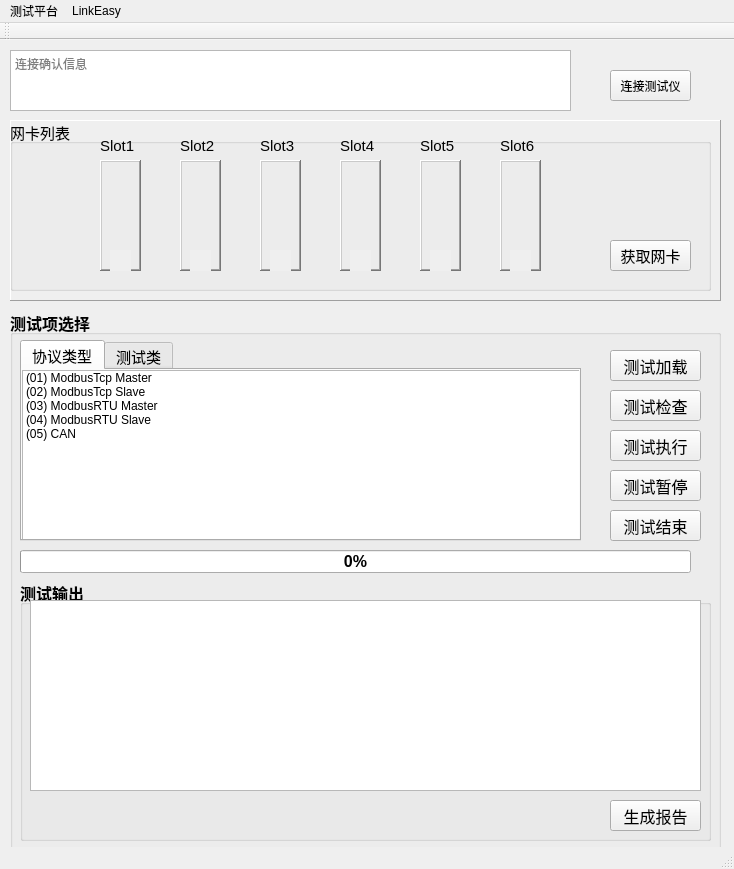
<?xml version="1.0" encoding="UTF-8"?>
<ui version="4.0">
 <class>MainWindow</class>
 <widget class="QMainWindow" name="MainWindow">
  <property name="geometry">
   <rect>
    <x>0</x>
    <y>0</y>
    <width>734</width>
    <height>869</height>
   </rect>
  </property>
  <property name="windowTitle">
   <string>MainWindow</string>
  </property>
  <widget class="QWidget" name="centralWidget">
   <widget class="QTextBrowser" name="info_1">
    <property name="geometry">
     <rect>
      <x>10</x>
      <y>10</y>
      <width>561</width>
      <height>61</height>
     </rect>
    </property>
    <property name="placeholderText">
     <string>连接确认信息</string>
    </property>
   </widget>
   <widget class="QPushButton" name="btn_Connect">
    <property name="geometry">
     <rect>
      <x>610</x>
      <y>30</y>
      <width>81</width>
      <height>31</height>
     </rect>
    </property>
    <property name="text">
     <string>连接测试仪</string>
    </property>
   </widget>
   <widget class="QFrame" name="frame">
    <property name="geometry">
     <rect>
      <x>10</x>
      <y>80</y>
      <width>711</width>
      <height>181</height>
     </rect>
    </property>
    <property name="frameShape">
     <enum>QFrame::Panel</enum>
    </property>
    <property name="frameShadow">
     <enum>QFrame::Raised</enum>
    </property>
    <property name="lineWidth">
     <number>1</number>
    </property>
    <property name="midLineWidth">
     <number>0</number>
    </property>
    <widget class="QGroupBox" name="groupBox_2">
     <property name="geometry">
      <rect>
       <x>0</x>
       <y>0</y>
       <width>701</width>
       <height>171</height>
      </rect>
     </property>
     <property name="font">
      <font>
       <pointsize>11</pointsize>
      </font>
     </property>
     <property name="title">
      <string>网卡列表</string>
     </property>
     <widget class="QLabel" name="c6">
      <property name="geometry">
       <rect>
        <x>500</x>
        <y>130</y>
        <width>21</width>
        <height>21</height>
       </rect>
      </property>
      <property name="autoFillBackground">
       <bool>true</bool>
      </property>
      <property name="frameShape">
       <enum>QFrame::NoFrame</enum>
      </property>
      <property name="frameShadow">
       <enum>QFrame::Sunken</enum>
      </property>
      <property name="text">
       <string/>
      </property>
     </widget>
     <widget class="QLabel" name="c5">
      <property name="geometry">
       <rect>
        <x>420</x>
        <y>130</y>
        <width>21</width>
        <height>21</height>
       </rect>
      </property>
      <property name="autoFillBackground">
       <bool>true</bool>
      </property>
      <property name="frameShape">
       <enum>QFrame::NoFrame</enum>
      </property>
      <property name="frameShadow">
       <enum>QFrame::Sunken</enum>
      </property>
      <property name="text">
       <string/>
      </property>
     </widget>
     <widget class="QLabel" name="c3">
      <property name="geometry">
       <rect>
        <x>260</x>
        <y>130</y>
        <width>21</width>
        <height>21</height>
       </rect>
      </property>
      <property name="autoFillBackground">
       <bool>true</bool>
      </property>
      <property name="frameShape">
       <enum>QFrame::NoFrame</enum>
      </property>
      <property name="frameShadow">
       <enum>QFrame::Sunken</enum>
      </property>
      <property name="text">
       <string/>
      </property>
     </widget>
     <widget class="myLabel" name="l4">
      <property name="geometry">
       <rect>
        <x>330</x>
        <y>40</y>
        <width>41</width>
        <height>111</height>
       </rect>
      </property>
      <property name="frameShape">
       <enum>QFrame::WinPanel</enum>
      </property>
      <property name="frameShadow">
       <enum>QFrame::Raised</enum>
      </property>
      <property name="text">
       <string/>
      </property>
     </widget>
     <widget class="QLabel" name="c1">
      <property name="geometry">
       <rect>
        <x>100</x>
        <y>130</y>
        <width>21</width>
        <height>21</height>
       </rect>
      </property>
      <property name="autoFillBackground">
       <bool>true</bool>
      </property>
      <property name="frameShape">
       <enum>QFrame::NoFrame</enum>
      </property>
      <property name="frameShadow">
       <enum>QFrame::Plain</enum>
      </property>
      <property name="text">
       <string/>
      </property>
     </widget>
     <widget class="myLabel" name="l2">
      <property name="geometry">
       <rect>
        <x>170</x>
        <y>40</y>
        <width>41</width>
        <height>111</height>
       </rect>
      </property>
      <property name="frameShape">
       <enum>QFrame::WinPanel</enum>
      </property>
      <property name="frameShadow">
       <enum>QFrame::Raised</enum>
      </property>
      <property name="text">
       <string/>
      </property>
     </widget>
     <widget class="myLabel" name="l5">
      <property name="geometry">
       <rect>
        <x>410</x>
        <y>40</y>
        <width>41</width>
        <height>111</height>
       </rect>
      </property>
      <property name="frameShape">
       <enum>QFrame::WinPanel</enum>
      </property>
      <property name="frameShadow">
       <enum>QFrame::Raised</enum>
      </property>
      <property name="text">
       <string/>
      </property>
     </widget>
     <widget class="myLabel" name="l3">
      <property name="geometry">
       <rect>
        <x>250</x>
        <y>40</y>
        <width>41</width>
        <height>111</height>
       </rect>
      </property>
      <property name="frameShape">
       <enum>QFrame::WinPanel</enum>
      </property>
      <property name="frameShadow">
       <enum>QFrame::Raised</enum>
      </property>
      <property name="text">
       <string/>
      </property>
     </widget>
     <widget class="QLabel" name="c4">
      <property name="geometry">
       <rect>
        <x>340</x>
        <y>130</y>
        <width>21</width>
        <height>21</height>
       </rect>
      </property>
      <property name="autoFillBackground">
       <bool>true</bool>
      </property>
      <property name="frameShape">
       <enum>QFrame::NoFrame</enum>
      </property>
      <property name="frameShadow">
       <enum>QFrame::Raised</enum>
      </property>
      <property name="text">
       <string/>
      </property>
     </widget>
     <widget class="QLabel" name="c2">
      <property name="geometry">
       <rect>
        <x>180</x>
        <y>130</y>
        <width>21</width>
        <height>21</height>
       </rect>
      </property>
      <property name="autoFillBackground">
       <bool>true</bool>
      </property>
      <property name="frameShape">
       <enum>QFrame::NoFrame</enum>
      </property>
      <property name="frameShadow">
       <enum>QFrame::Raised</enum>
      </property>
      <property name="text">
       <string/>
      </property>
     </widget>
     <widget class="myLabel" name="l6">
      <property name="geometry">
       <rect>
        <x>490</x>
        <y>40</y>
        <width>41</width>
        <height>111</height>
       </rect>
      </property>
      <property name="frameShape">
       <enum>QFrame::WinPanel</enum>
      </property>
      <property name="frameShadow">
       <enum>QFrame::Raised</enum>
      </property>
      <property name="text">
       <string/>
      </property>
     </widget>
     <widget class="myLabel" name="l1">
      <property name="geometry">
       <rect>
        <x>90</x>
        <y>40</y>
        <width>41</width>
        <height>111</height>
       </rect>
      </property>
      <property name="frameShape">
       <enum>QFrame::WinPanel</enum>
      </property>
      <property name="frameShadow">
       <enum>QFrame::Raised</enum>
      </property>
      <property name="text">
       <string/>
      </property>
     </widget>
     <widget class="QPushButton" name="btn_ok">
      <property name="geometry">
       <rect>
        <x>600</x>
        <y>120</y>
        <width>81</width>
        <height>31</height>
       </rect>
      </property>
      <property name="text">
       <string>获取网卡</string>
      </property>
     </widget>
     <widget class="QLabel" name="label">
      <property name="geometry">
       <rect>
        <x>90</x>
        <y>20</y>
        <width>54</width>
        <height>12</height>
       </rect>
      </property>
      <property name="text">
       <string>Slot1</string>
      </property>
     </widget>
     <widget class="QLabel" name="label_2">
      <property name="geometry">
       <rect>
        <x>170</x>
        <y>20</y>
        <width>54</width>
        <height>12</height>
       </rect>
      </property>
      <property name="text">
       <string>Slot2</string>
      </property>
     </widget>
     <widget class="QLabel" name="label_3">
      <property name="geometry">
       <rect>
        <x>250</x>
        <y>20</y>
        <width>54</width>
        <height>12</height>
       </rect>
      </property>
      <property name="text">
       <string>Slot3</string>
      </property>
     </widget>
     <widget class="QLabel" name="label_4">
      <property name="geometry">
       <rect>
        <x>330</x>
        <y>20</y>
        <width>54</width>
        <height>12</height>
       </rect>
      </property>
      <property name="text">
       <string>Slot4</string>
      </property>
     </widget>
     <widget class="QLabel" name="label_5">
      <property name="geometry">
       <rect>
        <x>410</x>
        <y>20</y>
        <width>54</width>
        <height>12</height>
       </rect>
      </property>
      <property name="text">
       <string>Slot5</string>
      </property>
     </widget>
     <widget class="QLabel" name="label_6">
      <property name="geometry">
       <rect>
        <x>490</x>
        <y>20</y>
        <width>54</width>
        <height>12</height>
       </rect>
      </property>
      <property name="text">
       <string>Slot6</string>
      </property>
     </widget>
     <zorder>l1</zorder>
     <zorder>l3</zorder>
     <zorder>l5</zorder>
     <zorder>l6</zorder>
     <zorder>c6</zorder>
     <zorder>c5</zorder>
     <zorder>c3</zorder>
     <zorder>l4</zorder>
     <zorder>c1</zorder>
     <zorder>l2</zorder>
     <zorder>c4</zorder>
     <zorder>c2</zorder>
     <zorder>btn_ok</zorder>
     <zorder>label</zorder>
     <zorder>label_2</zorder>
     <zorder>label_3</zorder>
     <zorder>label_4</zorder>
     <zorder>label_5</zorder>
     <zorder>label_6</zorder>
    </widget>
   </widget>
   <widget class="QGroupBox" name="groupBox">
    <property name="geometry">
     <rect>
      <x>10</x>
      <y>270</y>
      <width>711</width>
      <height>541</height>
     </rect>
    </property>
    <property name="font">
     <font>
      <pointsize>12</pointsize>
      <weight>75</weight>
      <bold>true</bold>
     </font>
    </property>
    <property name="title">
     <string>测试项选择</string>
    </property>
    <widget class="QTabWidget" name="tabWidget">
     <property name="geometry">
      <rect>
       <x>10</x>
       <y>30</y>
       <width>561</width>
       <height>201</height>
      </rect>
     </property>
     <property name="font">
      <font>
       <pointsize>11</pointsize>
       <weight>50</weight>
       <bold>false</bold>
      </font>
     </property>
     <property name="currentIndex">
      <number>0</number>
     </property>
     <property name="usesScrollButtons">
      <bool>false</bool>
     </property>
     <widget class="QWidget" name="tab">
      <attribute name="title">
       <string>协议类型</string>
      </attribute>
      <widget class="QListWidget" name="listWidget">
       <property name="geometry">
        <rect>
         <x>0</x>
         <y>0</y>
         <width>561</width>
         <height>171</height>
        </rect>
       </property>
       <property name="font">
        <font>
         <pointsize>9</pointsize>
        </font>
       </property>
       <item>
        <property name="text">
         <string>(01) ModbusTcp Master</string>
        </property>
       </item>
       <item>
        <property name="text">
         <string>(02) ModbusTcp Slave</string>
        </property>
       </item>
       <item>
        <property name="text">
         <string>(03) ModbusRTU Master</string>
        </property>
       </item>
       <item>
        <property name="text">
         <string>(04) ModbusRTU Slave</string>
        </property>
       </item>
       <item>
        <property name="text">
         <string>(05) CAN</string>
        </property>
       </item>
      </widget>
     </widget>
     <widget class="QWidget" name="tab_2">
      <attribute name="title">
       <string>测试类</string>
      </attribute>
      <widget class="QTextBrowser" name="typeInfo">
       <property name="geometry">
        <rect>
         <x>340</x>
         <y>0</y>
         <width>221</width>
         <height>171</height>
        </rect>
       </property>
       <property name="font">
        <font>
         <weight>50</weight>
         <bold>false</bold>
        </font>
       </property>
      </widget>
      <widget class="QListWidget" name="listWidget_2">
       <property name="geometry">
        <rect>
         <x>0</x>
         <y>0</y>
         <width>341</width>
         <height>171</height>
        </rect>
       </property>
      </widget>
      <zorder>listWidget_2</zorder>
      <zorder>typeInfo</zorder>
     </widget>
    </widget>
    <widget class="QPushButton" name="btn_loadtest">
     <property name="geometry">
      <rect>
       <x>600</x>
       <y>40</y>
       <width>91</width>
       <height>31</height>
      </rect>
     </property>
     <property name="font">
      <font>
       <weight>50</weight>
       <bold>false</bold>
      </font>
     </property>
     <property name="text">
      <string>测试加载</string>
     </property>
    </widget>
    <widget class="QPushButton" name="btn_checktest">
     <property name="geometry">
      <rect>
       <x>600</x>
       <y>80</y>
       <width>91</width>
       <height>31</height>
      </rect>
     </property>
     <property name="font">
      <font>
       <weight>50</weight>
       <bold>false</bold>
      </font>
     </property>
     <property name="text">
      <string>测试检查</string>
     </property>
    </widget>
    <widget class="QPushButton" name="btn_starttest">
     <property name="geometry">
      <rect>
       <x>600</x>
       <y>120</y>
       <width>91</width>
       <height>31</height>
      </rect>
     </property>
     <property name="font">
      <font>
       <weight>50</weight>
       <bold>false</bold>
       <stylestrategy>PreferDefault</stylestrategy>
      </font>
     </property>
     <property name="text">
      <string>测试执行</string>
     </property>
    </widget>
    <widget class="QPushButton" name="btn_pausetest">
     <property name="geometry">
      <rect>
       <x>600</x>
       <y>160</y>
       <width>91</width>
       <height>31</height>
      </rect>
     </property>
     <property name="font">
      <font>
       <weight>50</weight>
       <bold>false</bold>
      </font>
     </property>
     <property name="text">
      <string>测试暂停</string>
     </property>
    </widget>
    <widget class="QPushButton" name="btn_endtest">
     <property name="geometry">
      <rect>
       <x>600</x>
       <y>200</y>
       <width>91</width>
       <height>31</height>
      </rect>
     </property>
     <property name="font">
      <font>
       <weight>50</weight>
       <bold>false</bold>
      </font>
     </property>
     <property name="text">
      <string>测试结束</string>
     </property>
    </widget>
    <widget class="QProgressBar" name="prograssBar">
     <property name="geometry">
      <rect>
       <x>10</x>
       <y>240</y>
       <width>671</width>
       <height>23</height>
      </rect>
     </property>
     <property name="value">
      <number>0</number>
     </property>
     <property name="textVisible">
      <bool>true</bool>
     </property>
     <property name="textDirection">
      <enum>QProgressBar::TopToBottom</enum>
     </property>
    </widget>
    <widget class="QGroupBox" name="groupBox_3">
     <property name="geometry">
      <rect>
       <x>10</x>
       <y>270</y>
       <width>691</width>
       <height>261</height>
      </rect>
     </property>
     <property name="title">
      <string>测试输出</string>
     </property>
     <widget class="QTextBrowser" name="text_info">
      <property name="geometry">
       <rect>
        <x>10</x>
        <y>20</y>
        <width>671</width>
        <height>191</height>
       </rect>
      </property>
      <property name="font">
       <font>
        <pointsize>10</pointsize>
        <weight>50</weight>
        <bold>false</bold>
       </font>
      </property>
     </widget>
     <widget class="QPushButton" name="btn_report">
      <property name="geometry">
       <rect>
        <x>590</x>
        <y>220</y>
        <width>91</width>
        <height>31</height>
       </rect>
      </property>
      <property name="font">
       <font>
        <weight>50</weight>
        <bold>false</bold>
       </font>
      </property>
      <property name="text">
       <string>生成报告</string>
      </property>
     </widget>
    </widget>
    <zorder>groupBox_3</zorder>
    <zorder>tabWidget</zorder>
    <zorder>prograssBar</zorder>
    <zorder>btn_pausetest</zorder>
    <zorder>btn_checktest</zorder>
    <zorder>btn_loadtest</zorder>
    <zorder>btn_endtest</zorder>
    <zorder>btn_starttest</zorder>
   </widget>
  </widget>
  <widget class="QMenuBar" name="menuBar">
   <property name="geometry">
    <rect>
     <x>0</x>
     <y>0</y>
     <width>734</width>
     <height>23</height>
    </rect>
   </property>
   <widget class="QMenu" name="menu">
    <property name="title">
     <string>测试平台</string>
    </property>
    <addaction name="actionConnect"/>
    <addaction name="actionDisconnect"/>
    <addaction name="actionConfigure"/>
   </widget>
   <widget class="QMenu" name="menuLinkEasy">
    <property name="title">
     <string>LinkEasy</string>
    </property>
   </widget>
   <addaction name="menu"/>
   <addaction name="menuLinkEasy"/>
  </widget>
  <widget class="QToolBar" name="mainToolBar">
   <attribute name="toolBarArea">
    <enum>TopToolBarArea</enum>
   </attribute>
   <attribute name="toolBarBreak">
    <bool>false</bool>
   </attribute>
  </widget>
  <widget class="QStatusBar" name="statusBar"/>
  <action name="actionConnect">
   <property name="text">
    <string>Connect(&amp;C)</string>
   </property>
  </action>
  <action name="actionDisconnect">
   <property name="text">
    <string>Disconnect(&amp;D)</string>
   </property>
  </action>
  <action name="actionConfigure">
   <property name="text">
    <string>Configure</string>
   </property>
  </action>
 </widget>
 <layoutdefault spacing="6" margin="11"/>
 <customwidgets>
  <customwidget>
   <class>myLabel</class>
   <extends>QLabel</extends>
   <header location="global">mylabel.h</header>
  </customwidget>
 </customwidgets>
 <resources/>
 <connections/>
</ui>
